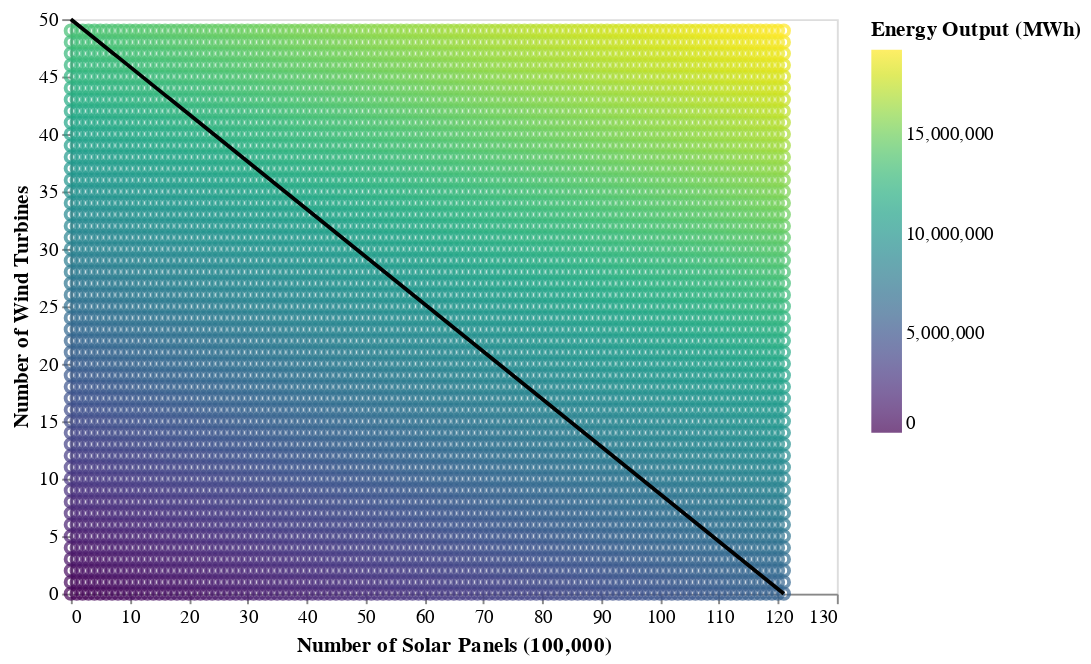

This figure's notebook cell:
### Markdown cell above
Government of Salem, OR with 20 $km^2$ of land available for development.

### Code cell
wrapper.wrapper(wtk, 'Salem', 'OR', land_available = 20, goal = 80)

### Figure 1 — Vega-Lite specification as saved in the notebook (floating-point values rounded to 4 significant figures; data arrays with more than 128 entries replaced by an {"elided": "..."} marker saying what was removed)
{"config": {"view": {"continuousWidth": 400, "continuousHeight": 300}, "axis": {"grid": false}}, "layer": [{"data": {"name": "data-d535141e3da8110740f9a5ec5df2f230"}, "mark": "point", "encoding": {"color": {"type": "quantitative", "field": "e", "legend": {"title": "Energy Output (MWh)"}, "scale": {"scheme": "viridis"}}, "tooltip": [{"type": "quantitative", "field": "Panels"}, {"type": "quantitative", "field": "Turbines"}, {"type": "nominal", "field": "PercentGoal"}, {"type": "nominal", "field": "Cost"}], "x": {"type": "quantitative", "axis": {"title": "Number of Solar Panels (100,000)"}, "field": "Panels", "scale": {"clamp": true, "domain": [0, 122.3]}}, "y": {"type": "quantitative", "axis": {"title": "Number of Wind Turbines"}, "field": "Turbines", "scale": {"clamp": true, "domain": [0, 50]}}}}, {"data": {"name": "data-a240117b31360b9e78e19beeeb3ab38a"}, "mark": "line", "encoding": {"color": {"value": "black"}, "x": {"type": "quantitative", "field": "x"}, "y": {"type": "quantitative", "field": "y"}}}], "$schema": "https://vega.github.io/schema/vega-lite/v4.0.2.json", "datasets": {"data-d535141e3da8110740f9a5ec5df2f230": {"elided": "6100 records"}, "data-a240117b31360b9e78e19beeeb3ab38a": [{"x": 0, "y": 50.0}, {"x": 1, "y": 49.59}, {"x": 2, "y": 49.17}, {"x": 3, "y": 48.76}, {"x": 4, "y": 48.35}, {"x": 5, "y": 47.93}, {"x": 6, "y": 47.52}, {"x": 7, "y": 47.11}, {"x": 8, "y": 46.69}, {"x": 9, "y": 46.28}, {"x": 10, "y": 45.87}, {"x": 11, "y": 45.45}, {"x": 12, "y": 45.04}, {"x": 13, "y": 44.63}, {"x": 14, "y": 44.21}, {"x": 15, "y": 43.8}, {"x": 16, "y": 43.39}, {"x": 17, "y": 42.98}, {"x": 18, "y": 42.56}, {"x": 19, "y": 42.15}, {"x": 20, "y": 41.74}, {"x": 21, "y": 41.32}, {"x": 22, "y": 40.91}, {"x": 23, "y": 40.5}, {"x": 24, "y": 40.08}, {"x": 25, "y": 39.67}, {"x": 26, "y": 39.26}, {"x": 27, "y": 38.84}, {"x": 28, "y": 38.43}, {"x": 29, "y": 38.02}, {"x": 30, "y": 37.6}, {"x": 31, "y": 37.19}, {"x": 32, "y": 36.78}, {"x": 33, "y": 36.36}, {"x": 34, "y": 35.95}, {"x": 35, "y": 35.54}, {"x": 36, "y": 35.12}, {"x": 37, "y": 34.71}, {"x": 38, "y": 34.3}, {"x": 39, "y": 33.88}, {"x": 40, "y": 33.47}, {"x": 41, "y": 33.06}, {"x": 42, "y": 32.64}, {"x": 43, "y": 32.23}, {"x": 44, "y": 31.82}, {"x": 45, "y": 31.4}, {"x": 46, "y": 30.99}, {"x": 47, "y": 30.58}, {"x": 48, "y": 30.17}, {"x": 49, "y": 29.75}, {"x": 50, "y": 29.34}, {"x": 51, "y": 28.93}, {"x": 52, "y": 28.51}, {"x": 53, "y": 28.1}, {"x": 54, "y": 27.69}, {"x": 55, "y": 27.27}, {"x": 56, "y": 26.86}, {"x": 57, "y": 26.45}, {"x": 58, "y": 26.03}, {"x": 59, "y": 25.62}, {"x": 60, "y": 25.21}, {"x": 61, "y": 24.79}, {"x": 62, "y": 24.38}, {"x": 63, "y": 23.97}, {"x": 64, "y": 23.55}, {"x": 65, "y": 23.14}, {"x": 66, "y": 22.73}, {"x": 67, "y": 22.31}, {"x": 68, "y": 21.9}, {"x": 69, "y": 21.49}, {"x": 70, "y": 21.07}, {"x": 71, "y": 20.66}, {"x": 72, "y": 20.25}, {"x": 73, "y": 19.83}, {"x": 74, "y": 19.42}, {"x": 75, "y": 19.01}, {"x": 76, "y": 18.6}, {"x": 77, "y": 18.18}, {"x": 78, "y": 17.77}, {"x": 79, "y": 17.36}, {"x": 80, "y": 16.94}, {"x": 81, "y": 16.53}, {"x": 82, "y": 16.12}, {"x": 83, "y": 15.7}, {"x": 84, "y": 15.29}, {"x": 85, "y": 14.88}, {"x": 86, "y": 14.46}, {"x": 87, "y": 14.05}, {"x": 88, "y": 13.64}, {"x": 89, "y": 13.22}, {"x": 90, "y": 12.81}, {"x": 91, "y": 12.4}, {"x": 92, "y": 11.98}, {"x": 93, "y": 11.57}, {"x": 94, "y": 11.16}, {"x": 95, "y": 10.74}, {"x": 96, "y": 10.33}, {"x": 97, "y": 9.917}, {"x": 98, "y": 9.504}, {"x": 99, "y": 9.091}, {"x": 100, "y": 8.678}, {"x": 101, "y": 8.264}, {"x": 102, "y": 7.851}, {"x": 103, "y": 7.438}, {"x": 104, "y": 7.025}, {"x": 105, "y": 6.612}, {"x": 106, "y": 6.198}, {"x": 107, "y": 5.785}, {"x": 108, "y": 5.372}, {"x": 109, "y": 4.959}, {"x": 110, "y": 4.545}, {"x": 111, "y": 4.132}, {"x": 112, "y": 3.719}, {"x": 113, "y": 3.306}, {"x": 114, "y": 2.893}, {"x": 115, "y": 2.479}, {"x": 116, "y": 2.066}, {"x": 117, "y": 1.653}, {"x": 118, "y": 1.24}, {"x": 119, "y": 0.8264}, {"x": 120, "y": 0.4132}, {"x": 121, "y": 0.0}]}}
